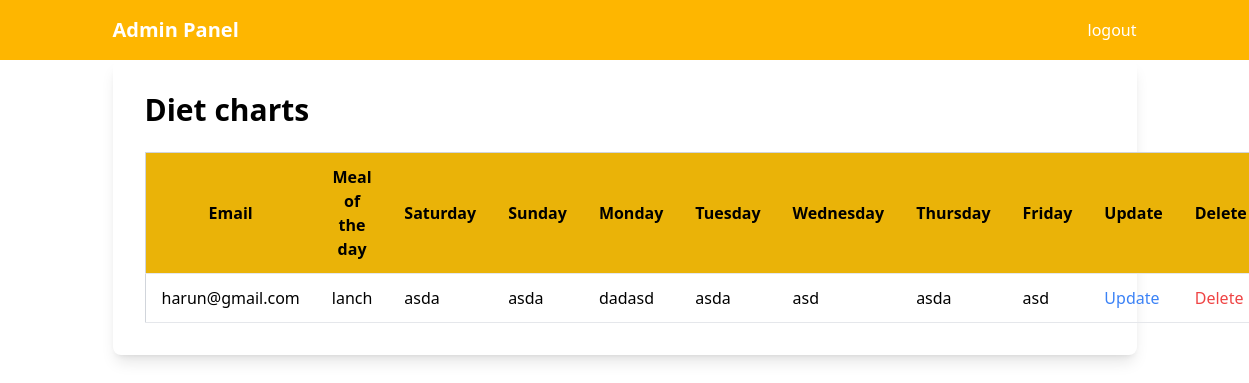
Screenshot of /cliend_side_mvc/view/chartshowAdmin.php (signed in) with the database file from the repository.
### tables this page shows
CREATE TABLE `dietchart` (
  `id` int(100) NOT NULL,
  `email` varchar(300) NOT NULL,
  `mealday` varchar(300) NOT NULL,
  `saturday` varchar(300) NOT NULL,
  `sunday` varchar(300) NOT NULL,
  `monday` varchar(300) NOT NULL,
  `tuesday` varchar(300) NOT NULL,
  `wednesday` varchar(300) NOT NULL,
  `thursday` varchar(300) NOT NULL,
  `friday` varchar(300) NOT NULL
);

### cliend_side_mvc/model/chartDataModel.php (called while the page is built, shortened)
<?php
function getAllChartData() {
    $conn = mysqli_connect("localhost", "root", "", "fitness") or die("Connection failed: " . mysqli_connect_error());
    $sql = "SELECT * FROM dietchart";
    $result = mysqli_query($conn, $sql);
    return $result;
}
?>

### cliend_side_mvc/view/chartshowAdmin.php (the view, shortened to what this page needs)
<?php
if(isset($_SESSION['email'])  )
{
  $email=$_SESSION['email'];
}
else{
  header("location:../view/login.php");
}
?>  -->
<!DOCTYPE html>
<html lang="en">
<head>
    <script src="https://cdn.tailwindcss.com"></script>
</head>
<body>
<?php if ($email == 'admin123@gmail.com' || $email == 'instuctor1@gmail.com'    ): ?>
  <nav class="bg-[#FEB600] p-4 text-white">
    <div class="container mx-auto">
      <div class="flex justify-between items-center">
        <div class="text-xl font-semibold">Admin Panel </div>
        <div class="flex space-x-4">
          <a href="logout.php"> logout</a>
        </div>
      </div>
    </div>
  </nav>
  <?php endif; ?>
    <div class="container mx-auto bg-white p-8 rounded-lg shadow-lg">
        <h1 class="text-3xl font-bold mb-6">Diet charts</h1>
        <table class="min-w-full border border-gray-300">
            <thead>
                <tr class="bg-yellow-500">
                    <th class="py-3 px-4 border-b">Email</th>
                    <th class="py-3 px-4 border-b">Meal of the day</th>
                    <th class="py-3 px-4 border-b">Saturday</th>
                    <th class="py-3 px-4 border-b">Sunday</th>
                    <th class="py-3 px-4 border-b">Monday</th>
                    <th class="py-3 px-4 border-b">Tuesday</th>
                    <th class="py-3 px-4 border-b">Wednesday</th>
                    <th class="py-3 px-4 border-b">Thursday</th>
                    <th class="py-3 px-4 border-b">Friday</th>
                    <th class="py-3 px-4 border-b">Update</th>
                    <th class="py-3 px-4 border-b">Delete</th>
                </tr>
            </thead>
            <tbody>
                <?php
           require_once('../model/chartDataModel.php');
           $result = getAllChartData();
           while ($row = $result->fetch_assoc()) {
               echo "<tr>";
               echo "<td class='py-3 px-4 border-b'>" . $row['email'] . "</td>";
               echo "<td class='py-3 px-4 border-b'>" . $row['mealday'] . "</td>";
               echo "<td class='py-3 px-4 border-b'>" . $row['saturday'] . "</td>";
               echo "<td class='py-3 px-4 border-b'>" . $row['sunday'] . "</td>";
               echo "<td class='py-3 px-4 border-b'>" . $row['monday'] . "</td>";
               echo "<td class='py-3 px-4 border-b'>" . $row['tuesday'] . "</td>";
               echo "<td class='py-3 px-4 border-b'>" . $row['wednesday'] . "</td>";
               echo "<td class='py-3 px-4 border-b'>" . $row['thursday'] . "</td>";
               echo "<td class='py-3 px-4 border-b'>" . $row['friday'] . "</td>";
               echo "<td class='py-3 px-4 border-b'><a href='chartsDataEdit.php?id=" . $row['id'] . "' class='text-blue-500'>Update</a></td>";
               echo "<td class='py-3 px-4 border-b'><a href='dietChartDelete.php?id=" . $row['id'] . "' class='text-red-500'>Delete</a></td>";
               echo "</tr>";
           }
                ?>
            </tbody>
        </table>
    </div>
</body>
</html>

### rows the page displays
dietchart: email "harun@gmail.com", mealday "lanch", saturday "asda", sunday "asda", monday "dadasd", tuesday "asda", wednesday "asd", thursday "asda", friday "asd"
